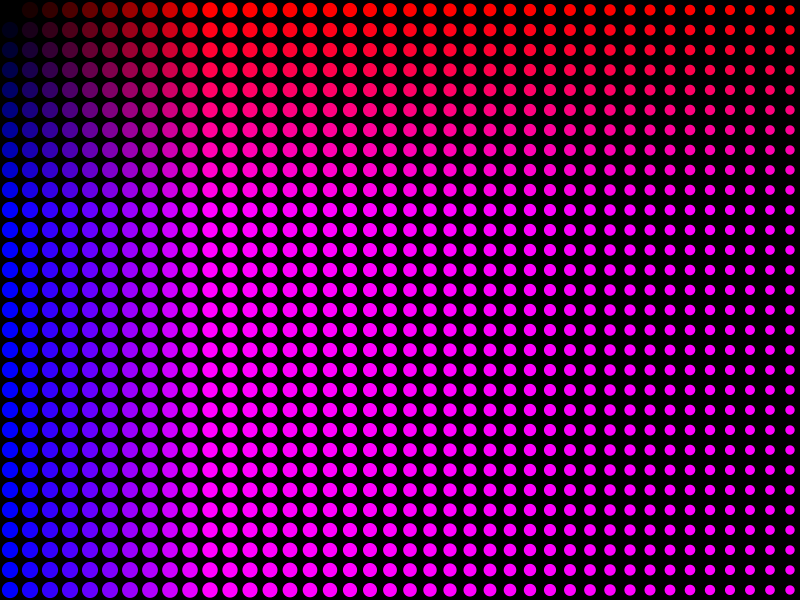
Frame 1 (no input)
Frame 60 (the mouse pressed at the canvas centre just before this capture): identical to frame 1, image omitted
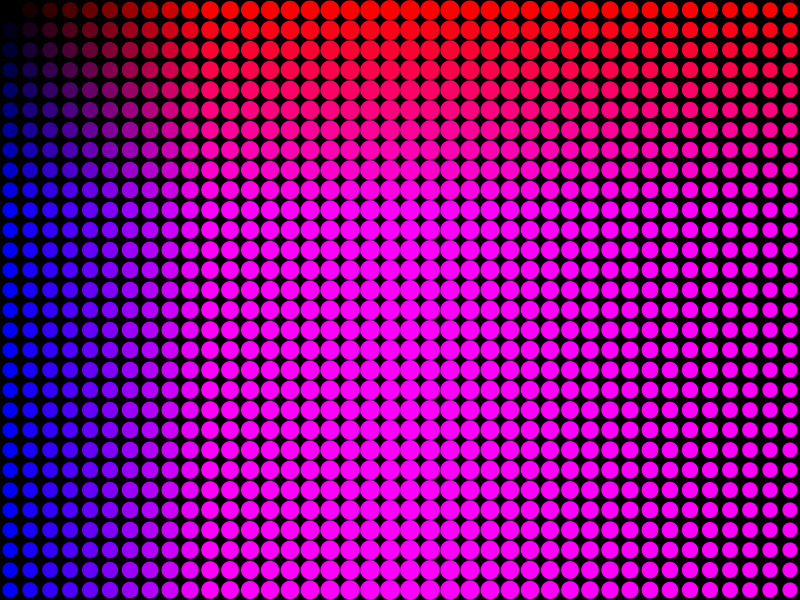
Frame 120 (the mouse held since frame 60 and released just before this capture)

The Processing sketch that drew these frames (run headless with seeded random() and noise(); from frame 60 on, the mouse is pressed at the canvas centre):

// Processing sketch: vitalBalls
// ── vitalBalls.pde
int size,rows,cols;

void setup(){
  size(800,600);
  size=20;
  rows=height/size;
  cols=width/size;
  noStroke();
}

void draw(){
  background(0);
  for(int i=0;i<cols;i++){
    for(int j=0;j<rows;j++){
      float d=dist(mouseX,mouseY,i*size+size/2,height/2);
      float s=map(d,0,width,size,size-10);
      int r=int(map(i,0,10,0,255));
      int b=int(map(j,0,10,0,255));
      fill(r,0,b);
      ellipse(i*size+size/2,j*size+size/2,s,s);
    }
  }
}
